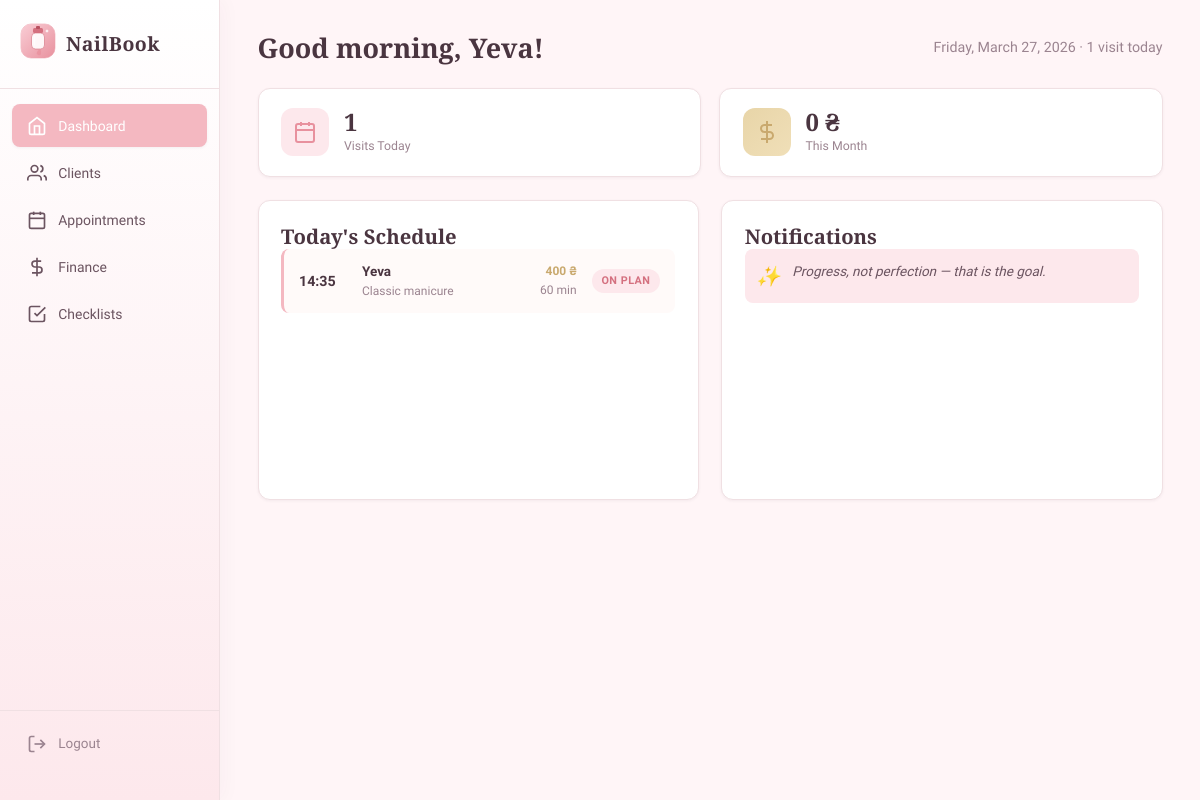
The app's page /dashboard (signed in) with its own data.
### models.py (models this page shows, shortened)
class User(UserMixin, db.Model):
    __tablename__ = 'users'
    id = db.Column(db.Integer, primary_key=True)
    name = db.Column(db.String(100), nullable=False)
    email = db.Column(db.String(120), unique=True, nullable=False)
    phone = db.Column(db.String(20), nullable=False)
    password_hash = db.Column(db.String(256), nullable=False)
    clients = db.relationship('Client', backref='user', lazy=True)
    appointments = db.relationship('Appointment', backref='user', lazy=True)
    spendings = db.relationship('Spending', backref='user', lazy=True)
    checklists = db.relationship('Checklist', backref='user', lazy=True)

class Appointment(db.Model):
    __tablename__ = 'appointments'
    id = db.Column(db.Integer, primary_key=True)
    user_id = db.Column(db.Integer, db.ForeignKey('users.id'), nullable=False)
    client_id = db.Column(db.Integer, db.ForeignKey('clients.id'), nullable=False)
    procedure = db.Column(db.String(100), nullable=False)
    price = db.Column(db.Integer, nullable=False)
    duration = db.Column(db.Integer, nullable=False)  # minutes
    date = db.Column(db.Date, nullable=False)
    time = db.Column(db.Time, nullable=False)
    status = db.Column(db.String(20), default='on plan')  # on plan/cancelled/did not come/done
    created_at = db.Column(db.DateTime, default=lambda: datetime.now(timezone.utc))

class Client(db.Model):
    __tablename__ = 'clients'
    id = db.Column(db.Integer, primary_key=True)
    user_id = db.Column(db.Integer, db.ForeignKey('users.id'), nullable=False)
    name = db.Column(db.String(100), nullable=False)
    phone = db.Column(db.String(20), nullable=False)
    birthday = db.Column(db.Date, nullable=True)
    notes = db.Column(db.Text, nullable=True)
    allergies = db.Column(db.Text, nullable=True)
    favourite_colours = db.Column(db.String(200), nullable=True)
    nail_shape = db.Column(db.String(20), nullable=True)  # square/oval/almond
    status = db.Column(db.String(20), default='new')  # new/regular/vip
    created_at = db.Column(db.DateTime, default=lambda: datetime.now(timezone.utc))
    appointments = db.relationship('Appointment', backref='client', lazy=True, cascade='all, delete-orphan')

### routes/dashboard.py (the view)
@dashboard_bp.route('/dashboard')
@login_required
def dashboard():
    today = date.today()
    first_day_of_month = today.replace(day=1)
    todays_appointments = Appointment.query.filter_by(
        user_id=current_user.id,
        date=today
    ).order_by(Appointment.time).all()
    visits_today = len(todays_appointments)
    monthly_appointments = Appointment.query.filter(
        Appointment.user_id == current_user.id,
        Appointment.date >= first_day_of_month,
        Appointment.date <= today,
        Appointment.status == 'done'
    ).all()
    monthly_earnings = sum(a.price for a in monthly_appointments)
    mark_past_appointments_done(todays_appointments)
    birthdays = get_upcoming_birthdays(current_user.id)
    phrase = get_random_phrase()
    return render_template('dashboard.html',
                           visits_today=visits_today,
                           monthly_earnings=monthly_earnings,
                           todays_appointments=todays_appointments,
                           birthdays=birthdays,
                           phrase=phrase,
                           today=today,
                           user_name=current_user.name)

### models.py (called while the page is built)
def mark_past_appointments_done(appointments):
    now = datetime.now()
    for appt in appointments:
        end_time = datetime.combine(appt.date, appt.time) + timedelta(minutes=appt.duration)
        if end_time <= now and appt.status == 'on plan':
            appt.status = 'done'
    db.session.commit()

### routes/dashboard.py (called while the page is built)
def get_random_phrase():
    phrases_path = os.path.join(os.path.dirname(os.path.dirname(__file__)), 'references', 'motivational_phrases.md')
    try:
        with open(phrases_path, 'r', encoding='utf-8') as f:
            lines = f.readlines()
        phrases = [line.strip('- \n') for line in lines if line.startswith('- ')]
        return random.choice(phrases) if phrases else "Have a great day!"
    except FileNotFoundError:
        return "Have a great day!"

def get_upcoming_birthdays(user_id):
    clients = Client.query.filter_by(user_id=user_id).filter(Client.birthday.isnot(None)).all()
    today = date.today()
    upcoming = []
    for client in clients:
        bday_this_year = client.birthday.replace(year=today.year)
        if bday_this_year < today:
            bday_this_year = client.birthday.replace(year=today.year + 1)
        days_until = (bday_this_year - today).days
        if 0 <= days_until <= 7:
            upcoming.append({'name': client.name, 'date': bday_this_year, 'days_until': days_until})
    return sorted(upcoming, key=lambda x: x['days_until'])

### templates/dashboard.html (shortened to what this page needs)
{% extends "base.html" %}
{% block extra_css %}
<link rel="stylesheet" href="{{ url_for('static', filename='css/dashboard.css') }}">
{% endblock %}
{% block content %}
<div class="page-container">
    <div class="page-header">
        <h1>Good {{ 'morning' if now.hour < 12 else ('afternoon' if now.hour < 18 else 'evening') }}, {{ user_name }}!</h1>
        <p class="date-display">{{ today.strftime('%A, %B %d, %Y') }} · {{ visits_today }} visit{{ 's' if visits_today != 1 else '' }} today</p>
    </div>
    <div class="stats-row">
        <div class="stat-card">
            <div class="stat-icon">
                <svg width="24" height="24" viewBox="0 0 24 24" fill="none" stroke="currentColor" stroke-width="2"><rect x="3" y="4" width="18" height="18" rx="2"/><line x1="16" y1="2" x2="16" y2="6"/><line x1="8" y1="2" x2="8" y2="6"/><line x1="3" y1="10" x2="21" y2="10"/></svg>
            </div>
            <div class="stat-info">
                <span class="stat-number">{{ visits_today }}</span>
                <span class="stat-label">Visits Today</span>
            </div>
        </div>
        <div class="stat-card">
            <div class="stat-icon earnings-icon">
                <svg width="24" height="24" viewBox="0 0 24 24" fill="none" stroke="currentColor" stroke-width="2"><line x1="12" y1="1" x2="12" y2="23"/><path d="M17 5H9.5a3.5 3.5 0 000 7h5a3.5 3.5 0 010 7H6"/></svg>
            </div>
            <div class="stat-info">
                <span class="stat-number">{{ monthly_earnings }} ₴</span>
                <span class="stat-label">This Month</span>
            </div>
        </div>
    </div>
    <div class="content-row">
        <div class="content-card schedule-card">
            <h2>Today's Schedule</h2>
            {% if todays_appointments %}
                <div class="schedule-list">
                    {% for appt in todays_appointments %}
                    <div class="schedule-item status-{{ appt.status|replace(' ', '-') }}">
                        <div class="schedule-time">{{ appt.time.strftime('%H:%M') }}</div>
                        <div class="schedule-details">
                            <span class="schedule-client">{{ appt.client.name }}</span>
                            <span class="schedule-procedure">{{ appt.procedure }}</span>
                        </div>
                        <div class="schedule-meta">
                            <span class="schedule-price">{{ appt.price }} ₴</span>
                            <span class="schedule-duration">{{ appt.duration }} min</span>
                        </div>
                        <span class="status-badge badge-{{ appt.status|replace(' ', '-') }}">{{ appt.status }}</span>
                    </div>
                    {% endfor %}
                </div>
            {% else %}
                <div class="empty-state">
                    <p>No appointments today. Enjoy your free time!</p>
                </div>
            {% endif %}
        </div>
        <div class="content-card notifications-card">
            <h2>Notifications</h2>
            <div class="notifications-list">
                <div class="notification-item motivation">
                    <span class="notification-icon">✨</span>
                    <p>{{ phrase }}</p>
                </div>
            </div>
        </div>
    </div>
</div>
{% endblock %}

### static/css/base.css (style rules this page uses)
:root { --pink-50: #FFF5F7; --pink-100: #FDE8EC; --pink-200: #F9CDD5; --pink-300: #F4B8C1; --pink-400: #E8919E; --pink-500: #D4707F; --pink-600: #B8505F; --gold: #C9A96E; --gold-light: #E8D5A8; --plum: #4A3540; --plum-light: #6B5460; --plum-muted: #9B8490; --warm-white: #FFFAF9; --warm-gray: #F7F0EE; --border: #F0E0E3; --shadow-sm: 0 1px 3px rgba(74, 53, 64, 0.06); --shadow-md: 0 4px 16px rgba(74, 53, 64, 0.08); --shadow-lg: 0 8px 32px rgba(74, 53, 64, 0.1); --radius-sm: 8px; --radius-md: 12px; --radius-lg: 20px; --transition: 0.25s cubic-bezier(0.4, 0, 0.2, 1); }
*, *::before, *::after { margin: 0; padding: 0; box-sizing: border-box; }
html { font-size: 15px; scroll-behavior: smooth; }
body { font-family: 'Quicksand', sans-serif; background: var(--pink-50); color: var(--plum); line-height: 1.6; min-height: 100vh; }
h1, h2, h3, h4 { font-family: 'Playfair Display', serif; font-weight: 600; line-height: 1.3; }
h1 { font-size: 1.8rem; }
h2 { font-size: 1.35rem; }
.page-container { max-width: 1200px; margin: 0 auto; }
.page-header { display: flex; align-items: center; justify-content: space-between; margin-bottom: 1.5rem; }
.page-header h1 { color: var(--plum); }
.date-display { color: var(--plum-muted); font-size: 0.95rem; }
.content-card { background: white; border-radius: var(--radius-md); padding: 1.5rem; box-shadow: var(--shadow-sm); border: 1px solid var(--border); }
.content-row { display: grid; grid-template-columns: 1fr 1fr; gap: 1.5rem; margin-top: 1.5rem; }
.status-badge { display: inline-block; padding: 0.2rem 0.65rem; border-radius: 20px; font-size: 0.72rem; font-weight: 600; text-transform: uppercase; letter-spacing: 0.5px; }
.badge-on-plan { background: var(--pink-100); color: var(--pink-500); }

### static/css/dashboard.css (style rules this page uses)
.stats-row { display: grid; grid-template-columns: 1fr 1fr; gap: 1.2rem; margin-bottom: 1.5rem; }
.stat-card { background: white; border-radius: var(--radius-md); padding: 1.3rem 1.5rem; display: flex; align-items: center; gap: 1rem; border: 1px solid var(--border); box-shadow: var(--shadow-sm); transition: transform var(--transition), box-shadow var(--transition); }
.stat-icon { width: 48px; height: 48px; border-radius: 12px; background: var(--pink-100); display: flex; align-items: center; justify-content: center; color: var(--pink-400); flex-shrink: 0; }
.earnings-icon { background: linear-gradient(135deg, var(--gold-light), #F0DFB8); color: var(--gold); }
.stat-info { display: flex; flex-direction: column; }
.stat-number { font-family: 'Playfair Display', serif; font-size: 1.6rem; font-weight: 700; line-height: 1.2; }
.stat-label { font-size: 0.82rem; color: var(--plum-muted); font-weight: 500; }
.schedule-card, .notifications-card { min-height: 300px; }
.schedule-list { display: flex; flex-direction: column; gap: 0.6rem; }
.schedule-item { display: flex; align-items: center; gap: 1rem; padding: 0.75rem 1rem; border-radius: var(--radius-sm); background: var(--warm-white); border-left: 3px solid var(--pink-300); transition: transform var(--transition); }
.schedule-time { font-weight: 700; font-size: 0.95rem; min-width: 48px; color: var(--plum); }
.schedule-details { flex: 1; display: flex; flex-direction: column; }
.schedule-client { font-weight: 600; font-size: 0.9rem; }
.schedule-procedure { font-size: 0.8rem; color: var(--plum-muted); }
.schedule-meta { display: flex; flex-direction: column; align-items: flex-end; font-size: 0.8rem; }
.schedule-price { font-weight: 600; color: var(--gold); }
.schedule-duration { color: var(--plum-muted); }
.notifications-list { display: flex; flex-direction: column; gap: 0.8rem; }
.notification-item { display: flex; align-items: flex-start; gap: 0.8rem; padding: 0.75rem; border-radius: var(--radius-sm); background: var(--warm-white); }
.notification-icon { font-size: 1.3rem; flex-shrink: 0; }
.notification-item.motivation { background: var(--pink-100); font-style: italic; }
.notification-item.motivation p { font-size: 0.9rem; color: var(--plum-light); }

### records on screen
User: name "Yeva"
Appointment: time "14:35", client.name "Yeva", procedure "Classic manicure", price "400", duration "60", status "ON PLAN"

### other values on screen
{{ today.strftime('%A, %B %d, %Y') }} "Friday, March 27, 2026"
{{ visits_today }} "1"
{{ monthly_earnings }} "0"
{{ phrase }} "Progress, not perfection — that is the goal."
